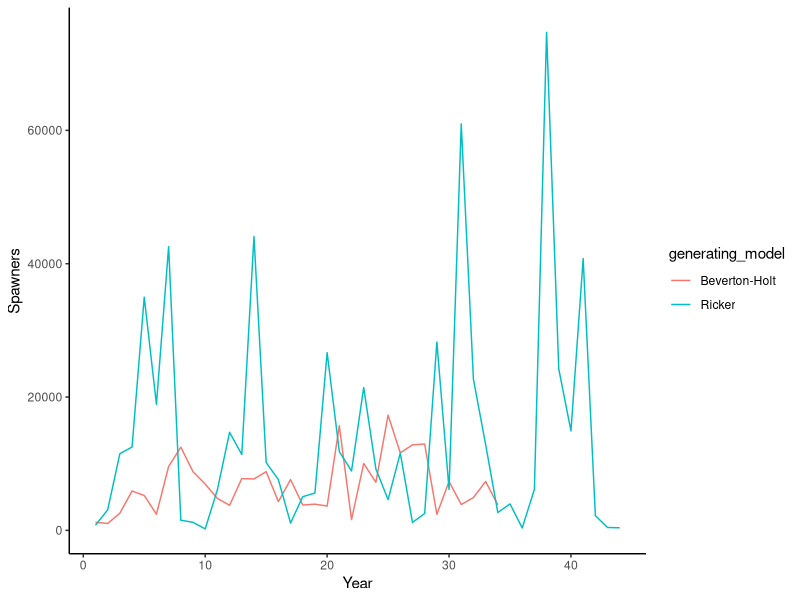

Recreate this plot in R. (Note: this script raises an error after producing the figure.)
# goal - simulate age structures Spawner-Recruit data
# similar to Peacock and Holt 2012, but for chum, and without straying

library(tidyverse)

bh_function_w_age <- function(mean_harvest, sd_harvest, K_max, alpha_mean, sigma_mean, ages, p_mean, burn_in = 50, variation = 0.9){
  
  if (sd_harvest^2 >= mean_harvest * (1 - mean_harvest)) {
    stop("sd_harvest is too large for the given mean_harvest. Decrease sd_harvest.")
  }
  
  # number of years - random between 20 and 50
  years <- sample(26:50, 1)
  
  total_years <- years + burn_in #simulate for total an then discard data for burn_in years
  
  # harvest rate varying with year, beta distribution with mean = 0.3, sd = 0.2

  harvest_rate <- rbeta(total_years, shape1 = mean_harvest * ((mean_harvest * (1 - mean_harvest) / sd_harvest^2) - 1), 
                          shape2 = (1 - mean_harvest) * ((mean_harvest * (1 - mean_harvest) / sd_harvest^2) - 1))
  
  
  prop <- generate_return_proportions(
    n_years = total_years, 
    p_mean = p_mean, 
    ages = ages, 
    u = variation # Using the variation value for coho from Peacock & Holt 2012 
  )
  
  
  
  #Random K
  K = sample(seq(0.8 * K_max, K_max), 1)
  
  alpha_sample <- rnorm(100, alpha_mean, sd = 1)
  
  alpha <- sample(alpha_sample[alpha_sample > 0 & alpha_sample < 10], 1)
  
  sigma_sample <- rnorm(100, sigma_mean, 1)
  
  sigma <- sample(sigma_sample[sigma_sample > 0 & sigma_sample < 2], 1)
  
  colnames_R <-paste0("R_",ages)
  
  R_S = data.frame(matrix(nrow = total_years, ncol = length(ages)+3))
  
  colnames(R_S) <- c("S", colnames_R, "Run", "R")
  
  R_S$year <- 1:total_years
  
  R_S$alpha <- alpha
  
  R_S$sigma <- sigma
  
  R_S$K <- K
  
  R_S$harvest_rate <- harvest_rate
  
  max_age <- max(ages)
  
  for(t in 1:total_years){
    epsilon <- rnorm(1, mean = 0, sd = sigma)
    if(t<=max_age){
      #random initial spawner abundance near carrying capacity for the first max_age years
      R_S$S[t] <- K * runif(1, 0.8, 1.2)
      
    } else{
      
      total_run_for_year <- 0
      for(a in ages) {
        # Calculate returns for specific age 'a' from brood year 't-a'
        age_col <- paste0("Age_", a)
        return_col <- paste0("R_", a)
        
        # Recruits generated 'a' years ago * proportion returning at age 'a'
        age_returns <- R_S$R[t - a] * prop[t - a, age_col]
        
        R_S[t, return_col] <- age_returns
        total_run_for_year <- total_run_for_year + age_returns
      }
      
      
      R_S$Run[t] <- total_run_for_year
      
      R_S$S[t] <- R_S$Run[t]*(1-harvest_rate[t])
      
      
    }
    
    if(R_S$S[t] < 2){
      
      R_S$R[t] <- 0
      
    } else{
      
      Rk <- exp(alpha)*K/(exp(alpha) -1)
      
      R_S$R[t] <- R_S$S[t]*(exp(alpha)/(1 + exp(alpha)*R_S$S[t]/Rk))*exp(epsilon)
      
    }
    
    
    
    
  }
  #discard burn in years
  
  R_S_final <- R_S[(burn_in + 1):total_years,]
  
  R_S_final$year <- 1:years
  
  return(R_S_final)
  
}


ric_function_w_age <- function(mean_harvest, sd_harvest, K_max, alpha_mean, sigma_mean, ages, p_mean, burn_in = 50, variation = 0.9){
  
  if (sd_harvest^2 >= mean_harvest * (1 - mean_harvest)) {
    stop("sd_harvest is too large for the given mean_harvest. Decrease sd_harvest.")
  }
  # number of years - random between 20 and 50
  years <- sample(26:50, 1)
  
  total_years <- years + burn_in #simulate for total an then discard data for burn_in years
  
  # harvest rate varying with year, beta distribution with mean = 0.3, sd = 0.2
  
  harvest_rate <- rbeta(total_years, shape1 = mean_harvest * ((mean_harvest * (1 - mean_harvest) / sd_harvest^2) - 1), 
                        shape2 = (1 - mean_harvest) * ((mean_harvest * (1 - mean_harvest) / sd_harvest^2) - 1))
  
  
  prop <- generate_return_proportions(
    n_years = total_years, 
    p_mean = p_mean, 
    ages = ages, 
    u = variation # 0.9 Using the variation value from Peacock & Holt 2012 
  )
  
  
  
  #Random K
  K = sample(seq(0.8 * K_max, K_max), 1)
  
  alpha_sample <- rnorm(100, alpha_mean, sd = 1)
  
  alpha <- sample(alpha_sample[alpha_sample>0 & alpha_sample < 10], 1)
  
  sigma_sample <- rnorm(100, sigma_mean, 1)
  
  sigma <- sample(sigma_sample[sigma_sample>0 & sigma_sample < 2], 1)
  
  colnames_R <-paste0("R_",ages)
  
  R_S = data.frame(matrix(nrow = total_years, ncol = length(ages)+3))
  
  colnames(R_S) <- c("S", colnames_R, "Run", "R")
  
  R_S$year <- 1:total_years
  
  R_S$alpha <- alpha
  
  R_S$sigma <- sigma
  
  R_S$K <- K
  
  R_S$harvest_rate <- harvest_rate
  
  max_age <- max(ages)
  
  for(t in 1:total_years){
    
    epsilon <- rnorm(1, mean = 0, sd = sigma)
    
    if(t <= max_age){
      #random initial spawner abundance near carrying capacity for the first max_age years
      R_S$S[t] <- K * runif(1, 0.8, 1.2)
      
    } else{
      
      total_run_for_year <- 0
      for(a in ages) {
        # Calculate returns for specific age 'a' from brood year 't-a'
        age_col <- paste0("Age_", a)
        return_col <- paste0("R_", a)
        
        # Recruits generated 'a' years ago * proportion returning at age 'a'
        age_returns <- R_S$R[t - a] * prop[t - a, age_col]
        
        R_S[t, return_col] <- age_returns
        total_run_for_year <- total_run_for_year + age_returns
      }
      
      
      R_S$Run[t] <- total_run_for_year
      
      R_S$S[t] <- R_S$Run[t]*(1-harvest_rate[t])
      
      
    }
    
    if(R_S$S[t] < 2){
      
      R_S$R[t] <- 0
      
    } else{
      
      Smax <- K/alpha
      R_S$R[t]  <- R_S$S[t]*(exp(alpha - R_S$S[t]/Smax))*exp(epsilon)
      
    }
    
    
    
    
  }
  #discard burn in years
  
  R_S_final <- R_S[(burn_in + 1):total_years,]
  
  R_S_final$year <- 1:years
  
  return(R_S_final)
  
}







generate_return_proportions <- function(n_years, p_mean, ages, u = 0.9) {
  
  # Ensure probabilities sum to 1
  if (abs(sum(p_mean) - 1) > 1e-6) {
    stop("The mean proportions (p_mean) must sum to 1.")
  }
  
  num_ages <- length(ages)
  
  # Initialize the output matrix
  p_gt_matrix <- matrix(0, nrow = n_years, ncol = num_ages)
  colnames(p_gt_matrix) <- paste0("Age_", ages)
  
  for (t in 1:n_years) {
    
    # Generate standard normal deviates for each age in year t 
    epsilon_gt <- rnorm(n = num_ages, mean = 0, sd = 1)
    
    # Calculate the inner term: log(p_mean) + scaling factor depends on species * error
    inner_term <- log(p_mean) + (u * epsilon_gt)
    
    # Calculate the mean of the inner term across all ages 
    # This corresponds to the summation divided by (G - a1 + 1) 
    mean_inner_term <- mean(inner_term)
    
    # Calculate the dummy variable x_{g,t} 
    x_gt <- inner_term - mean_inner_term
    
    # Calculate the final proportions p_{g,t} using the multivariate logistic equation 
    p_gt <- exp(x_gt) / sum(exp(x_gt))
    
    # Store in the matrix
    p_gt_matrix[t, ] <- p_gt
  }
  
  return(p_gt_matrix)
}

chum_ages <- c(3, 4, 5, 6)
chum_p_mean <- c(0.15, 0.65, 0.18, 0.02)

ages <- chum_ages
p_mean <- chum_p_mean

simulated_chum_proportions <- generate_return_proportions(
  n_years = 20, 
  p_mean = chum_p_mean, 
  ages = chum_ages, 
  u = 0.9 # Using the variation value from Peacock & Holt 2012 
)

bh_data <- bh_function_w_age(mean_harvest = 0.3, 
                             sd_harvest = 0.2, 
                             K = 10000, 
                             alpha_mean = 1.5, 
                             sigma_mean = 1, 
                             ages = chum_ages, 
                             p_mean = chum_p_mean)

bh_data$generating_model <- "Beverton-Holt"

ric_data <- ric_function_w_age(mean_harvest = 0.3, 
                             sd_harvest = 0.2, 
                             K = 10000, 
                             alpha_mean = 5.5, 
                             sigma_mean = 1, 
                             ages = chum_ages, 
                             p_mean = chum_p_mean)

ric_data$generating_model <- "Ricker"

data <- rbind(ric_data,bh_data)

#plot as timeline

ggplot(data) + 
  geom_line(aes(x = year, y = S, color = generating_model, group = generating_model), 
            # color = "cadetblue"
  ) +
  labs(x = "Year",
       y = "Spawners") +
  theme_classic()


#plot data R_S vs S

ggplot(data) + 
  geom_point(aes(x = S, y = log(R/S), 
                 color = generating_model
                 ), 
             size = 2, alpha = 0.5) +
  facet_wrap(~ paste("alpha",alpha)+ paste("sigma",sigma)+ paste("Rk", Rk), scales = "free") + 
  # scale_color_gradient2(name = 'CPD std',
  #                       low = '#35978f', mid = 'gray', high = '#bf812d', midpoint = 0) +
  labs(#title = paste("alpha = ",mean(alpha), "sigma = ", mean(sigma), "forestry effect = ",mean(forestry_effect)),
    x = "Spawners (S)",
    y = "log(Recruits/Spawners) ") +
  theme_classic()


#Try generating data for pink salmon

pink_ages <- c(2)
pink_p_mean <- c(1)

ages <- pink_ages
p_mean <- pink_p_mean

simulated_pink_proportions <- generate_return_proportions(
  n_years = 20, 
  p_mean = pink_p_mean, 
  ages = pink_ages, 
  u = 0.9 # Using the variation value from Peacock & Holt 2012 
)

bh_data_pink <- bh_function_w_age(mean_harvest = 0.3, 
                             sd_harvest = 0.2, 
                             K = 10000, 
                             alpha_mean = 1.5, 
                             sigma_mean = 1, 
                             ages = pink_ages, 
                             p_mean = pink_p_mean)

bh_data_pink$generating_model <- "Beverton-Holt"

ric_data_pink <- ric_function_w_age(mean_harvest = 0.3, 
                               sd_harvest = 0.2, 
                               K = 10000, 
                               alpha_mean = 5.5, 
                               sigma_mean = 1, 
                               ages = pink_ages, 
                               p_mean = pink_p_mean)

ric_data_pink$generating_model <- "Ricker"

data <- rbind(ric_data_pink,bh_data_pink)



ggplot(data) + 
  geom_line(aes(x = year, y = S, color = generating_model, group = generating_model), 
            # color = "cadetblue"
  ) +
  labs(x = "Year",
       y = "Spawners") +
  theme_classic()

ggplot(data) + 
  geom_point(aes(x = S, y = log(R/S), 
                 color = generating_model
  ), 
  size = 2, alpha = 0.5) +
  facet_wrap(~ paste("alpha",alpha)+ paste("sigma",sigma)+ paste("Rk", Rk), scales = "free") + 
  # scale_color_gradient2(name = 'CPD std',
  #                       low = '#35978f', mid = 'gray', high = '#bf812d', midpoint = 0) +
  labs(#title = paste("alpha = ",mean(alpha), "sigma = ", mean(sigma), "forestry effect = ",mean(forestry_effect)),
    x = "Spawners (S)",
    y = "log(Recruits/Spawners) ") +
  theme_classic()
